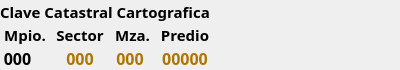
                   <widget class="QWidget" name="widget_7" native="true">
                    <property name="minimumSize">
                     <size>
                      <width>400</width>
                      <height>70</height>
                     </size>
                    </property>
                    <property name="maximumSize">
                     <size>
                      <width>400</width>
                      <height>70</height>
                     </size>
                    </property>
                    <layout class="QGridLayout" name="gridLayout_6">
                     <property name="leftMargin">
                      <number>0</number>
                     </property>
                     <property name="topMargin">
                      <number>0</number>
                     </property>
                     <property name="rightMargin">
                      <number>0</number>
                     </property>
                     <property name="bottomMargin">
                      <number>0</number>
                     </property>
                     <property name="spacing">
                      <number>0</number>
                     </property>
                     <item row="2" column="3">
                      <widget class="QLabel" name="lbMza">
                       <property name="maximumSize">
                        <size>
                         <width>40</width>
                         <height>16777215</height>
                        </size>
                       </property>
                       <property name="font">
                        <font>
                         <family>Century Gothic</family>
                         <pointsize>12</pointsize>
                         <weight>75</weight>
                         <bold>true</bold>
                        </font>
                       </property>
                       <property name="styleSheet">
                        <string notr="true">color: rgb(174, 116, 0)</string>
                       </property>
                       <property name="text">
                        <string>000</string>
                       </property>
                       <property name="alignment">
                        <set>Qt::AlignCenter</set>
                       </property>
                      </widget>
                     </item>
                     <item row="1" column="4">
                      <widget class="QLabel" name="label_h">
                       <property name="minimumSize">
                        <size>
                         <width>60</width>
                         <height>0</height>
                        </size>
                       </property>
                       <property name="maximumSize">
                        <size>
                         <width>60</width>
                         <height>16777215</height>
                        </size>
                       </property>
                       <property name="font">
                        <font>
                         <family>Century Gothic</family>
                         <pointsize>11</pointsize>
                         <weight>75</weight>
                         <bold>true</bold>
                        </font>
                       </property>
                       <property name="text">
                        <string>Predio</string>
                       </property>
                       <property name="alignment">
                        <set>Qt::AlignCenter</set>
                       </property>
                      </widget>
                     </item>
                     <item row="2" column="2" alignment="Qt::AlignHCenter">
                      <widget class="QLabel" name="lbSec">
                       <property name="maximumSize">
                        <size>
                         <width>40</width>
                         <height>16777215</height>
                        </size>
                       </property>
                       <property name="font">
                        <font>
                         <family>Century Gothic</family>
                         <pointsize>12</pointsize>
                         <weight>75</weight>
                         <bold>true</bold>
                        </font>
                       </property>
                       <property name="styleSheet">
                        <string notr="true">color: rgb(174, 116, 0)</string>
                       </property>
                       <property name="text">
                        <string>000</string>
                       </property>
                       <property name="alignment">
                        <set>Qt::AlignCenter</set>
                       </property>
                      </widget>
                     </item>
                     <item row="2" column="4">
                      <widget class="QLabel" name="lbPredio">
                       <property name="maximumSize">
                        <size>
                         <width>60</width>
                         <height>16777215</height>
                        </size>
                       </property>
                       <property name="font">
                        <font>
                         <family>Century Gothic</family>
                         <pointsize>12</pointsize>
                         <weight>75</weight>
                         <bold>true</bold>
                        </font>
                       </property>
                       <property name="styleSheet">
                        <string notr="true">color: rgb(174, 116, 0)</string>
                       </property>
                       <property name="text">
                        <string>00000</string>
                       </property>
                       <property name="alignment">
                        <set>Qt::AlignCenter</set>
                       </property>
                      </widget>
                     </item>
                     <item row="0" column="0" colspan="7">
                      <widget class="QLabel" name="label_0">
                       <property name="maximumSize">
                        <size>
                         <width>16777215</width>
                         <height>25</height>
                        </size>
                       </property>
                       <property name="font">
                        <font>
                         <family>Century Gothic</family>
                         <pointsize>11</pointsize>
                         <weight>75</weight>
                         <bold>true</bold>
                        </font>
                       </property>
                       <property name="text">
                        <string>Clave Catastral Cartografica</string>
                       </property>
                      </widget>
                     </item>
                     <item row="1" column="3">
                      <widget class="QLabel" name="label_g">
                       <property name="minimumSize">
                        <size>
                         <width>45</width>
                         <height>0</height>
                        </size>
                       </property>
                       <property name="maximumSize">
                        <size>
                         <width>40</width>
                         <height>16777215</height>
                        </size>
                       </property>
                       <property name="font">
                        <font>
                         <family>Century Gothic</family>
                         <pointsize>11</pointsize>
                         <weight>75</weight>
                         <bold>true</bold>
                        </font>
                       </property>
                       <property name="text">
                        <string> Mza. </string>
                       </property>
                       <property name="alignment">
                        <set>Qt::AlignCenter</set>
                       </property>
                      </widget>
                     </item>
                     <item row="1" column="1" alignment="Qt::AlignHCenter">
                      <widget class="QLabel" name="label_c">
                       <property name="minimumSize">
                        <size>
                         <width>0</width>
                         <height>15</height>
                        </size>
                       </property>
                       <property name="maximumSize">
                        <size>
                         <width>60</width>
                         <height>24</height>
                        </size>
                       </property>
                       <property name="font">
                        <font>
                         <family>Century Gothic</family>
                         <pointsize>11</pointsize>
                         <weight>75</weight>
                         <bold>true</bold>
                        </font>
                       </property>
                       <property name="text">
                        <string> Mpio. </string>
                       </property>
                       <property name="alignment">
                        <set>Qt::AlignCenter</set>
                       </property>
                      </widget>
                     </item>
                     <item row="1" column="2">
                      <widget class="QLabel" name="label_f">
                       <property name="minimumSize">
                        <size>
                         <width>60</width>
                         <height>0</height>
                        </size>
                       </property>
                       <property name="maximumSize">
                        <size>
                         <width>35</width>
                         <height>16777215</height>
                        </size>
                       </property>
                       <property name="font">
                        <font>
                         <family>Century Gothic</family>
                         <pointsize>11</pointsize>
                         <weight>75</weight>
                         <bold>true</bold>
                        </font>
                       </property>
                       <property name="text">
                        <string> Sector </string>
                       </property>
                       <property name="alignment">
                        <set>Qt::AlignCenter</set>
                       </property>
                      </widget>
                     </item>
                     <item row="1" column="5">
                      <spacer name="horizontalSpacer_6">
                       <property name="orientation">
                        <enum>Qt::Horizontal</enum>
                       </property>
                       <property name="sizeHint" stdset="0">
                        <size>
                         <width>40</width>
                         <height>20</height>
                        </size>
                       </property>
                      </spacer>
                     </item>
                     <item row="2" column="1">
                      <widget class="QLabel" name="lbMpio">
                       <property name="minimumSize">
                        <size>
                         <width>35</width>
                         <height>0</height>
                        </size>
                       </property>
                       <property name="maximumSize">
                        <size>
                         <width>35</width>
                         <height>16777215</height>
                        </size>
                       </property>
                       <property name="font">
                        <font>
                         <family>Century Gothic</family>
                         <pointsize>12</pointsize>
                         <weight>75</weight>
                         <bold>true</bold>
                        </font>
                       </property>
                       <property name="text">
                        <string>000</string>
                       </property>
                       <property name="alignment">
                        <set>Qt::AlignCenter</set>
                       </property>
                      </widget>
                     </item>
                    </layout>
                   </widget>
